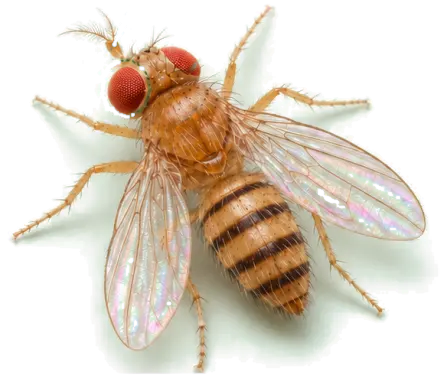
#> input picture apps/flydeck/src/flydeck/icon_fly.png, 444 x 388 px
$ python cut_fly.py ../../apps/flydeck/src/flydeck/icon_fly.png
#> lines starting #> are read from the running program, lines starting #| are printed output that depends on the picture; after the words box and inside, x2 and y2 are one past the last pixel; in counts of white or black regions, pixels touching at a corner belong together
"""Cut the fly out of the hackathon's event cover, for the Flydeck icon.

The cover is Neuraffica's own image (the website repo: apps/web/public/flydeck-cover.webp,
960 px). This fits its pale background, keys it out, un-mixes its colour from the edges, and
drops what is not the fly (the teal pointer and ring, the title's letters). It writes the two
files the icon uses:

    uv run --with pillow python scripts/flydeck-icon/cut_fly.py <cover image>

    apps/flydeck/src/flydeck/icon_fly.png   the cut-out, read by flydeck/icon.py (PNG rows
                                            stored unfiltered, so no image library is needed)
    packages/.../assets/flydeck.svg         the favicon, with a small copy of the cut-out
"""

import base64
import io
import pathlib
import sys

import numpy as np
from PIL import Image, ImageFilter

src = sys.argv[1]
ROOT = pathlib.Path(__file__).resolve().parents[2]
im = np.asarray(Image.open(src).convert("RGB")).astype(float) / 255
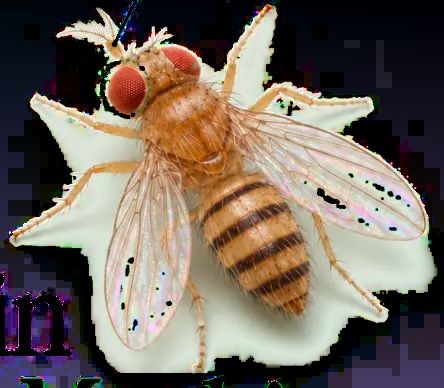
#> im: shape (388, 444, 3) float64; mean R, G, B 0.448, 0.404, 0.362
x0, y0, x1, y1 = 392, 216, 836, 604  # the fly and its shadow on the 960 px cover
crop = im[y0:y1, x0:x1]
h, w = crop.shape[:2]
#> h = 172; w = 52
yy, xx = np.mgrid[0:h, 0:w]
mx, mn = crop.max(-1), crop.min(-1)
sat = (mx - mn) / np.maximum(mx, 1e-6)

# background: a plane through the pale, unsaturated pixels, refitted twice on its own inliers
pale = (sat < 0.09) & (mx > 0.9)
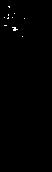
#> pale: shape (172, 52) bool; 0.34% white in thin lines or dots, all inside (x1, y1, x2, y2) = (4, 6, 25, 37)
A = np.c_[xx.ravel(), yy.ravel(), np.ones(h * w)]
for _ in range(3):
    coef = np.linalg.lstsq(A[pale.ravel()], crop.reshape(-1, 3)[pale.ravel()], rcond=None)[0]
    bg = (A @ coef).reshape(h, w, 3)
    pale = np.sqrt(((crop - bg) ** 2).sum(-1)) < 0.03

dist = np.sqrt(((crop - bg) ** 2).sum(-1))
alpha = np.clip((dist - 0.03) / 0.11, 0, 1)
# not the fly: the teal pointer and dashed ring, and the title's letters in the corner
r, g, b = crop[..., 0], crop[..., 1], crop[..., 2]
teal = (g > r + 0.05) & (g > b - 0.02) & (sat > 0.12)
#> teal: shape (172, 52) bool; 4% white; 10 white regions (6 under 20 px), largest, box (x1, y1, x2, y2) and area: (28, 8, 41, 39) 155, (36, 39, 46, 66) 77, (8, 88, 16, 96) 56, (9, 73, 24, 79) 42
teal = (
    np.asarray(Image.fromarray((teal * 255).astype(np.uint8)).filter(ImageFilter.MaxFilter(3))) > 0
)
#> teal: shape (172, 52) bool; 7.8% white; 7 white regions (3 under 20 px), largest, box (x1, y1, x2, y2) and area: (26, 7, 47, 70) 439, (7, 87, 17, 97) 92, (8, 72, 25, 80) 88, (43, 15, 49, 21) 36
alpha = np.where(teal, 0, alpha)
alpha = np.where((yy > 262) & (xx < 84), 0, alpha)
alpha = np.where((yy > 372) & (xx < 300), 0, alpha)
a = (
    np.asarray(
        Image.fromarray((alpha * 255).astype(np.uint8)).filter(ImageFilter.GaussianBlur(0.6))
    )
    / 255
)
# the soft shadow runs past the crop: fade it out towards the edges instead of cutting it
edge = np.minimum(np.minimum(xx, w - 1 - xx), np.minimum(yy, h - 1 - yy))
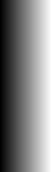
#> xx: shape (172, 52) int64; min 0, max 51, mean 25.5; drawn with min black and max white
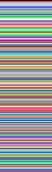
#> yy: shape (172, 52) int64; 172 distinct labels, from 0 to 171; one colour per label, 0 black
a = a * np.clip(edge / 28, 0, 1)
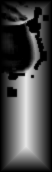
#> a: shape (172, 52) float64; min 0, max 0.893, mean 0.278
rgb = (crop - (1 - a[..., None]) * bg) / np.maximum(a[..., None], 0.05)
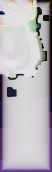
#> rgb: shape (172, 52, 3) float64; mean R, G, B -2.66, -2.99, -2.5; drawn with min black and max white
rgba = np.dstack([np.clip(rgb, 0, 1), a])
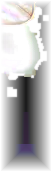
#> rgba: shape (172, 52, 4) float64; mean R, G, B, A 0.12, 0.0942, 0.116, 0.278; transparent parts drawn white
cut = Image.fromarray((rgba * 255 + 0.5).astype(np.uint8), "RGBA")

# the app icon's copy: plain PNG rows (filter 0), which flydeck/icon.py can read with zlib alone
sys.path.insert(0, str(ROOT / "apps" / "flydeck" / "src"))
from flydeck import icon

(ROOT / "apps/flydeck/src/flydeck/icon_fly.png").write_bytes(icon.png_bytes(rgba))
#> (this line was passed over: flydeck is not available in this run)

# the favicon: the same tile and cards as icon.py, with a small copy of the fly on the top card
small = cut.resize((176, round(176 * h / w)), Image.LANCZOS)
buf = io.BytesIO()
small.save(buf, "PNG", optimize=True)
fw = icon.FLY_WIDTH
#> (the run stopped early here; a loop or call above may not have finished)
